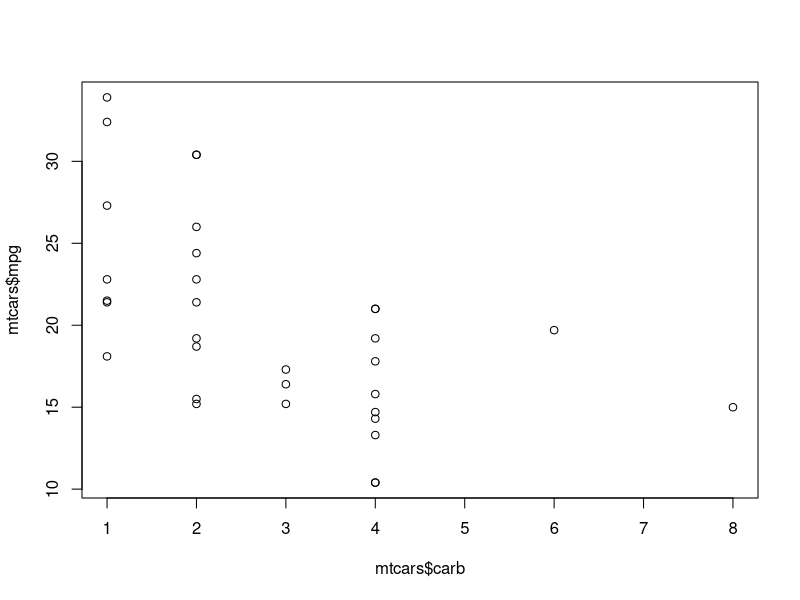
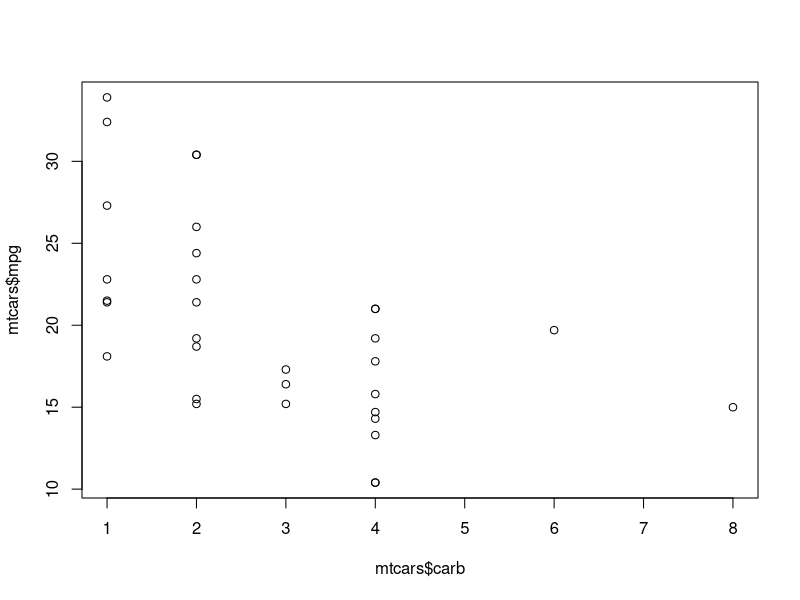

R code for these plots, in order:
## ---- chunk 1
#se o pacote estiver instalado, carregue; se nao, instale e carregue.
if (!require('vegan')) install.packages('vegan')
#if (!require('minimalTemplate')) install.packages('minimalTemplate')
if (!require('knitr')) install.packages('knitr')
## ---- chunk 2
data("mtcars")
model <- lm(mpg~carb, mtcars)
summary(model)
## ---- chunk 3
plot(mtcars$carb, mtcars$mpg)
## ---- chunk 4
plot(mtcars$carb, mtcars$mpg)

## ---- chunk 5
data(mtcars)
kable(mtcars)
